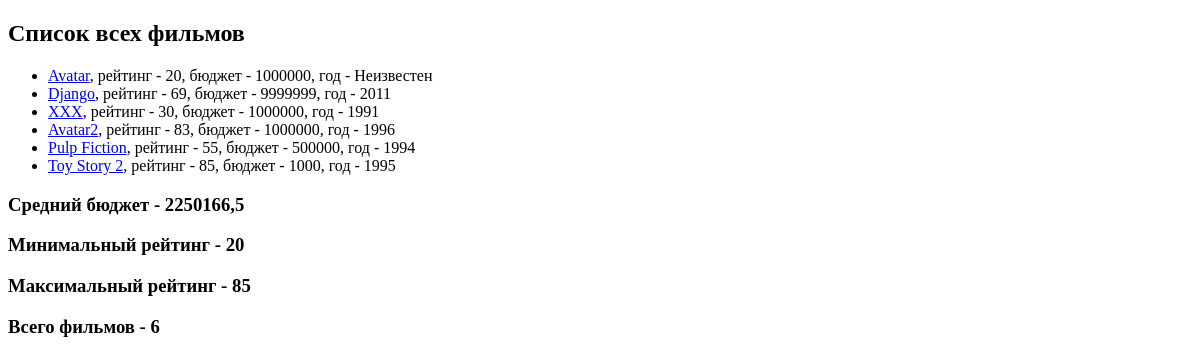
The app's page /, older data.
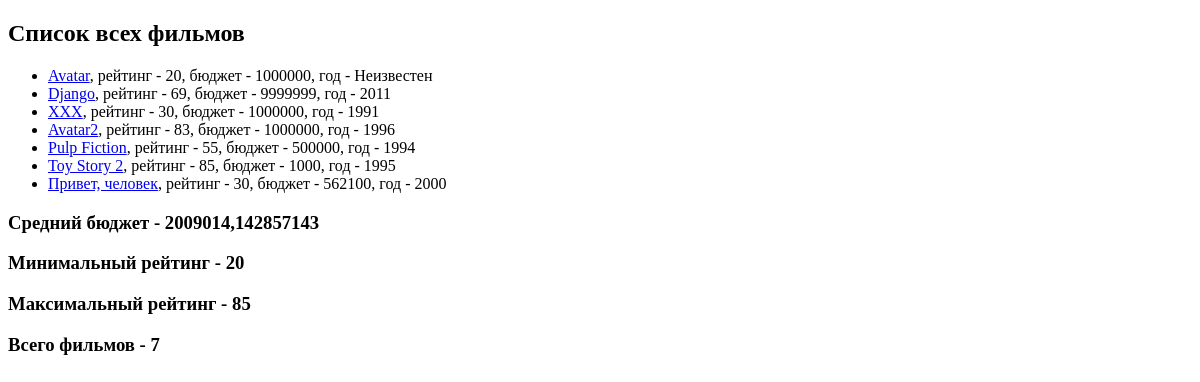
The same page, newer data.
### movie_app/models.py (models this page shows, shortened)
class Movie(models.Model):
    EUR = 'EUR'
    USD = 'USD'
    RUB = 'RUB'
    CURRENCY_CHOICES = [
        (EUR, 'Euro'),
        (USD, 'Dollar'),
        (RUB, 'Rubles'),
    ]
    name = models.CharField(max_length=40)
    rating = models.IntegerField(validators=[MinValueValidator(1),
                                             MaxValueValidator(100)])
    year = models.IntegerField(null=True, blank=True)
    budget = models.IntegerField(default=1000000, blank=True,
                                 validators=[MinValueValidator(1)])
    currency = models.CharField(max_length=3, choices=CURRENCY_CHOICES, default=EUR)
    slug = models.SlugField(default='', null=False, db_index=True)
    director = models.CharField(max_length=100, default='Квентин Тарантино')
    def get_url(self):
        return reverse('movie-detail', args=[self.slug])

### movie_app/views.py (the view)
# urls.py: path('', views.show_all_movie),
def show_all_movie(request):
    movies = Movie.objects.annotate(
        true_bool=Value(True),
        false_bool=Value(False),
        str_field=Value('hello'),
        int_field=Value(123),
        new_budget=F('budget') + 100,
        new_cadabra=F('rating') + F('year'),
    )
    agg = movies.aggregate(Avg('budget'), Max('rating'), Min('rating'), Count('id'))
    return render(request, 'movie_app/all_movies.html', {
        'movies': movies,
        'agg': agg,
        'total': movies.count(),
    })

### movie_app/templates/movie_app/all_movies.html (shortened to what this page needs)
{% extends 'movie_app/base.html'%}
{% block content %}
    <h2>Список всех фильмов</h2>
    <ul>
        {% for movie in movies %}
            <li><a href="{{ movie.get_url }}">{{movie.name}}</a>,
                рейтинг - {{movie.rating}},
                бюджет - {{movie.budget}},
                год - {{movie.year|default:'Неизвестен'}}
                </li>
        {% endfor %}
    </ul>
    <h3>Средний бюджет - {{agg.budget__avg}}</h3>
    <h3>Минимальный рейтинг - {{agg.rating__min}}</h3>
    <h3>Максимальный рейтинг - {{agg.rating__max}}</h3>
    <h3>Всего фильмов - {{total}}</h3>
{% endblock %}

### movie_app/templates/movie_app/base.html (shortened to what this page needs)
<!DOCTYPE html>
<html lang="en">
<head>
</head>
<body>
{% block content %}
{% endblock %}
</body>
</html>

Row changes from the older to the newer data that the page shows:
added Movie: name "Привет, человек", rating "30", budget "562100", year "2000"
Text that changed along with them:
{{ agg.budget__avg }}: "2250166,5" → "2009014,142857143"
{{ total }}: "6" → "7"
